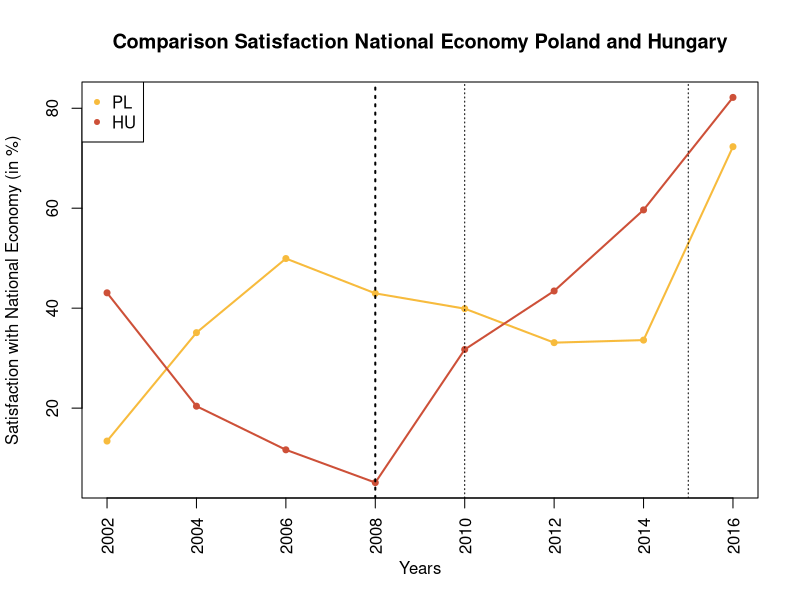
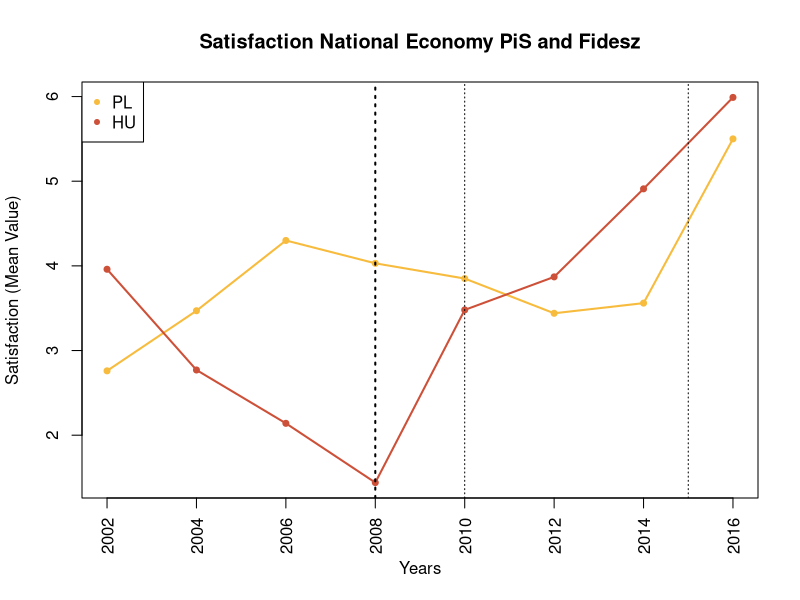
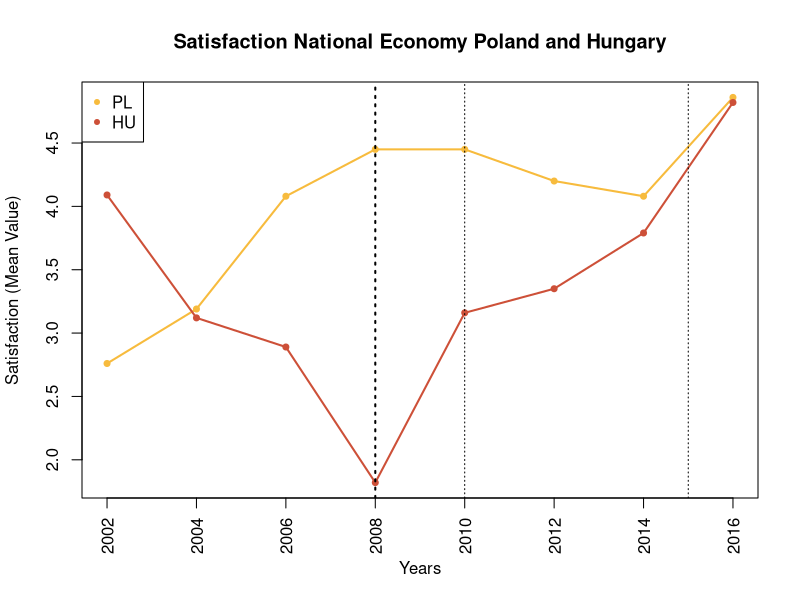
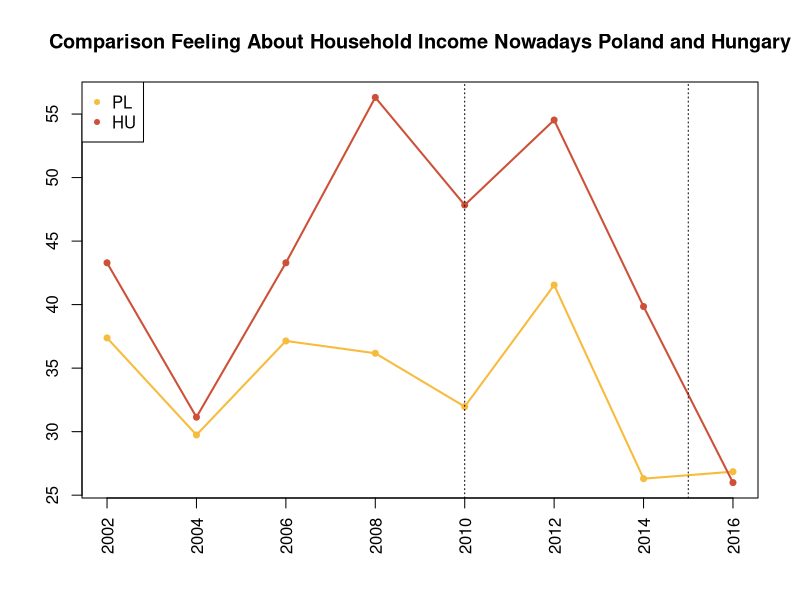

Write the R code that produced these figures, in order.
######################
# Plotting functions
# YOU CAN IGNORE THIS PART
######################

quarters <- c('Q1','Q2','Q3','Q4')

# Function for generating yearly or quarterly labels
# Pass years as a vector
# Pass the count of data points as a number
generateLabels <- function(yearsParam, nDataPoints) {
  years <- as.character(yearsParam)
  # Check if there are 4 times as many data points as there are years (which means the data is quarterly)
  # If it is quarterly generate quarterly labels, otherwise just use the years
  if(nDataPoints == (4 * length(years))) {
    pastingQuarters <- function(x, listItems) {
      paste(listItems, x, sep=" ")
    }
    return(unlist(lapply(X=years, FUN=pastingQuarters, listItems=quarters)))
  }
  if(nDataPoints == ((length(years)+1) /2)) {
    return(years[(1:nDataPoints) * 2 - 1])
  }
  return(years)
}

# Function for plotting progresion as a line diagram
# Pass data as a vector of data points
# Pass years as a vector
# Pass a title
# Pass a vector of vertical lines 
timeLinePlot <- function(data, yearsParam, titleParam, verticalLines) {
  # Organize data
  nDataPoints <- length(data)
  dataList <- list(x = 1:nDataPoints, y = data)
  
  # Plot line with points
  plot(dataList, type="o", xaxt="n", ann=FALSE, pch=20)
  
  # Generate and set labels for x axis
  axis(1, at=1:nDataPoints, labels=generateLabels(yearsParam, nDataPoints), las=2)
  
  # Add 0 line
  abline(h=c(0), col="Red", lty=3, lwd=1)
  
  drawVerticalLines <- function(x) {
    abline(v = x, col="Black", lty=3, lwd=1)
  }
  lapply(X=verticalLines, FUN=drawVerticalLines)
  
  # Add a title
  title(titleParam)
}

# Function for plotting comparision line diagram with a variable number of lines
# Pass data as a matrix of data sets (columns) where the columns are named
# Pass years as a vector
# Pass a title
# Pass a vector of vertical lines
comparisonLinePlot <- function(data, yearsParam, titleParam, verticalLines) {
  # Organize data
  nDataSets <- ncol(data)
  nDataPoints <- length(data[,1])
  
  # Plot matrix
  matplot(data, type=c("o"), pch=20, col=c('#f7bb3d','#cd5038'), xaxt="n", ann=FALSE, lty=1, lwd=2)
  # Create legend based on matrix column names
  legend("topleft", legend=colnames(dataMat), col=c('#f7bb3d','#cd5038'), pch=20)
  
  # Generate and set labels for x axis
  axis(1, at=1:nDataPoints, labels=generateLabels(yearsParam, nDataPoints), las=2)
  
  # Add 0 line
  abline(h=c(0), col="Black", lty=3, lwd=1)
  
  drawVerticalLines <- function(x) {
    abline(v = x, col="Black", lty=3, lwd=1)
  }
  lapply(X=verticalLines, FUN=drawVerticalLines)
  
  # add a title and subtitle
  title(titleParam)
}



######################
# Comparison Satisfaction National Economy Poland and Hungary
######################

SatisfactionEconomyPL <- c(13.41, 35.1, 49.93, 42.96, 39.9, 33.1, 33.61, 72.31)
SatisfactionEconomyHU <- c(43.07, 20.39, 11.66, 5.1, 31.73, 43.44, 59.66, 82.17)

dataMat <- matrix(c(SatisfactionEconomyPL, SatisfactionEconomyHU), ncol=2, byrow = FALSE)
colnames(dataMat) = c("PL", "HU")

comparisonLinePlot(dataMat, 2002:2016, "Comparison Satisfaction National Economy Poland and Hungary", c(5, 7.5))
abline(v = 4, col="Black", lty=3, lwd=2)
title(xlab="Years", ylab="Satisfaction with National Economy (in %)")

######################
# Mean Comparison Satisfaction National Economy Poland and Hungary_Only PiS and Fidesz
######################

SatisfactionEconomyPL <- c(2.76, 3.47, 4.3, 4.03, 3.85, 3.44, 3.56, 5.5)
SatisfactionEconomyHU <- c(3.96, 2.77, 2.14, 1.44, 3.48, 3.87, 4.91, 5.99)

dataMat <- matrix(c(SatisfactionEconomyPL, SatisfactionEconomyHU), ncol=2, byrow = FALSE)
colnames(dataMat) = c("PL", "HU")

comparisonLinePlot(dataMat, 2002:2016, "Satisfaction National Economy PiS and Fidesz", c(5, 7.5))
abline(v = 4, col="Black", lty=3, lwd=2)
title(xlab="Years", ylab="Satisfaction (Mean Value)")

######################
# Mean Comparison Satisfaction National Economy Poland and Hungary_Total N
######################

SatisfactionEconomyPL <- c(2.76, 3.19, 4.08, 4.45, 4.45, 4.2, 4.08, 4.86)
SatisfactionEconomyHU <- c(4.09, 3.12, 2.89, 1.82, 3.16, 3.35, 3.79, 4.82)

dataMat <- matrix(c(SatisfactionEconomyPL, SatisfactionEconomyHU), ncol=2, byrow = FALSE)
colnames(dataMat) = c("PL", "HU")

comparisonLinePlot(dataMat, 2002:2016, "Satisfaction National Economy Poland and Hungary", c(5, 7.5))
abline(v = 4, col="Black", lty=3, lwd=2)
title(xlab="Years", ylab="Satisfaction (Mean Value)")

######################
# Comparison Feeling About Household Income Nowadays Poland and Hungary
######################

SatisfactionIncomePL <- c(37.38, 29.74, 37.14, 36.17, 31.97, 41.54, 26.3, 26.85)
SatisfactionIncomeHU <- c(43.29, 31.14, 43.29, 56.31, 47.84, 54.53, 39.85, 25.99)

dataMat <- matrix(c(SatisfactionIncomePL, SatisfactionIncomeHU), ncol=2, byrow = FALSE)
colnames(dataMat) = c("PL", "HU")

comparisonLinePlot(dataMat, 2002:2016, "Comparison Feeling About Household Income Nowadays Poland and Hungary", c(5, 7.5))





